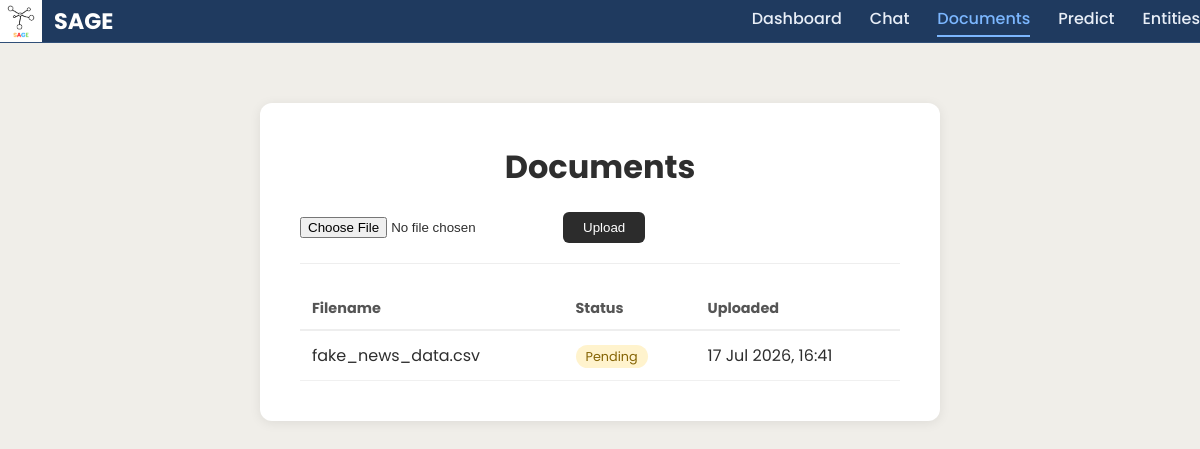
Screenshot of /documents with the database file from the repository.
### website/models.py (models this page shows)
class Document(db.Model):
    id = db.Column(db.Integer, primary_key=True)
    filename = db.Column(db.String(255))
    status = db.Column(db.String(20), default="pending")
    uploaded_at = db.Column(db.DateTime, default=datetime.utcnow)

### website/routes/documents.py (the view)
@documents_bp.route("/documents", methods=["GET"])
def list_documents():
    documents = Document.query.order_by(Document.uploaded_at.desc()).all()
    return render_template("documents.html", documents=documents)

### website/templates/documents.html
{% extends 'base.html' %}
{% block body %}
<div class="page-container">
    <div class="card">
        <h1>Documents</h1>
        <form method="POST" action="{{ url_for('documents.upload_document') }}" enctype="multipart/form-data" class="upload-form">
            <input type="file" name="file">
            <button type="submit">Upload</button>
        </form>
        <table class="doc-table">
            <tr><th>Filename</th><th>Status</th><th>Uploaded</th></tr>
            {% for doc in documents %}
            <tr>
                <td>{{ doc.filename }}</td>
                <td><span class="status-badge status-{{ doc.status }}">{{ doc.status }}</span></td>
                <td>{{ doc.uploaded_at.strftime('%d %b %Y, %H:%M') }}</td>
            </tr>
            {% endfor %}
        </table>
    </div>
</div>
{% endblock %}

### website/templates/base.html (shortened to what this page needs)
<!DOCTYPE html>
<html>
<head>
    <link rel="stylesheet" href="{{ url_for('static', filename='css/main.css') }}">
</head>
<body>
    <nav class="navbar">
        <div class="navbar-brand">
            <img src="{{ url_for('static', filename='images/sage_logo.png') }}" alt="SAGE Logo">
            <span>SAGE</span>
        </div>
        <div class="navbar-links">
            <a href="{{ url_for('dashboard.dashboard') }}" class="{{ 'active' if request.endpoint == 'dashboard.dashboard' else '' }}">Dashboard</a>
            <a href="{{ url_for('chat.chat') }}" class="{{ 'active' if request.endpoint == 'chat.chat' else '' }}">Chat</a>
            <a href="{{ url_for('documents.list_documents') }}" class="{{ 'active' if request.endpoint == 'documents.list_documents' else '' }}">Documents</a>
            <a href="{{ url_for('predict.predict') }}" class="{{ 'active' if request.endpoint == 'predict.predict' else '' }}">Predict</a>
            <a href="{{ url_for('entities.entities') }}" class="{{ 'active' if request.endpoint == 'entities.entities' else '' }}">Entities</a>
        </div>
    </nav>
    {% block body %}{% endblock %}
</body>
</html>

### website/static/css/main.css (style rules this page uses)
body, html { margin: 0; padding: 0; background-color: #F0EEE9; font-family: "Poppins", sans-serif; color: #2E2E2E; }
.navbar { display: flex; justify-content: space-between; align-items: center; padding: auto; background-color: #1F3A5F ; border-bottom: 1px solid #304F78; }
.navbar-brand { display:flex; align-items:center; gap:12px; color:white; font-size:1.4rem; font-weight:700; }
.navbar-links { display: flex; gap: 28px; }
.navbar-links a { text-decoration: none; color: #E8EEF7; font-size: 1rem; font-weight: 500; transition: color 0.3s ease, transform 0.2s ease; }
.navbar-links a.active { color: #7CB7FF; border-bottom: 2px solid #7CB7FF; padding-bottom: 4px; }
.navbar-brand img { width:42px; height:42px; object-fit:contain; }
.page-container { display: flex; justify-content: center; padding: 60px 20px; }
.card { background-color: #ffffff; border-radius: 12px; box-shadow: 0 2px 12px rgba(0, 0, 0, 0.08); padding: 40px; width: 100%; max-width: 600px; }
.card h1 { margin-top: 0; text-align: center; }
.upload-form { display: flex; gap: 10px; align-items: center; margin-bottom: 24px; padding-bottom: 20px; border-bottom: 1px solid #eee; }
.upload-form button { padding: 8px 20px; border: none; border-radius: 6px; background-color: #2c2c2c; color: white; cursor: pointer; }
.doc-table { width: 100%; border-collapse: collapse; }
.doc-table th { text-align: left; padding: 10px 12px; border-bottom: 2px solid #eee; color: #555; font-size: 0.9rem; }
.doc-table td { padding: 12px; border-bottom: 1px solid #f0f0f0; }
.status-badge { padding: 3px 10px; border-radius: 12px; font-size: 0.8rem; text-transform: capitalize; }
.status-pending { background-color: #fff3cd; color: #856404; }

### rows the page displays
Document: filename "fake_news_data.csv", status "Pending", uploaded_at "17 Jul 2026, 16:41"
